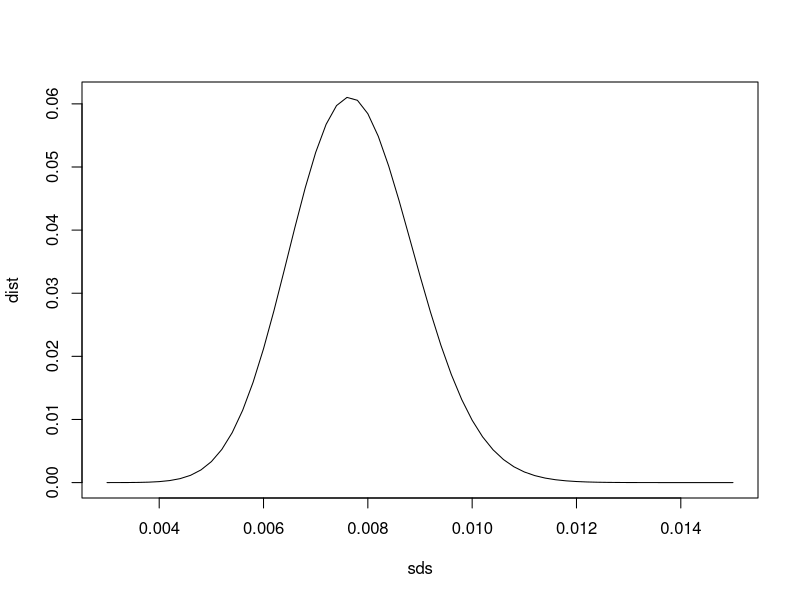
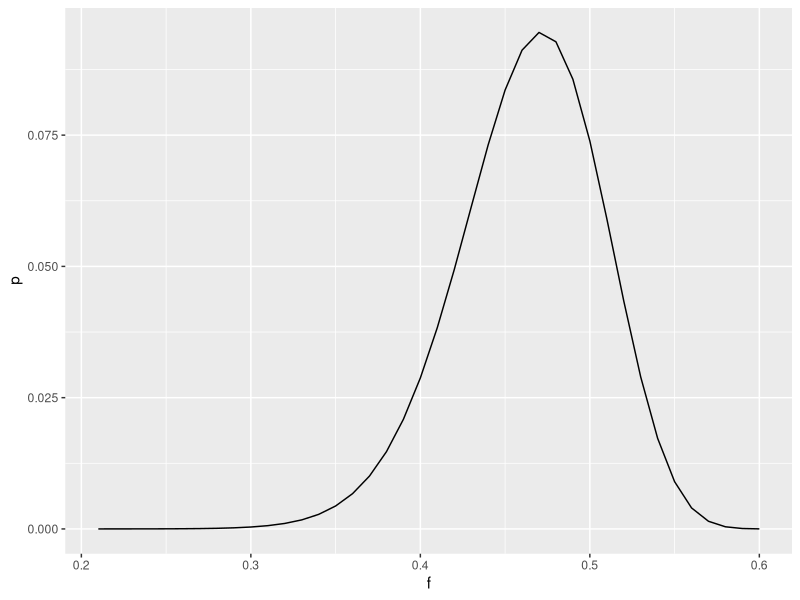

The R source for these figures, in order:
## ---- chunk 1
library(tidyverse)
## ---- chunk 2
sqrt((.5^2 + .4*.6)/500)

## ---- chunk 3
se <- sqrt((.7*.3 + .4*.6)/20)
1-pnorm(0, mean = 0.1, sd = se)
## ---- chunk 4
p1 <- 0.3
p2 <- 0.4

trials <- 100000
shooter1 <- rbinom(trials,20,p1)
shooter2 <- rbinom(trials,20,p2)
mean(shooter2 > shooter1)
 
## ---- chunk 5
n <-4*(0.3*0.7+0.4*0.6)/(.1^2)

## ---- chunk 6
p1 <- 0.3
p2 <- 0.4
n <- 180

trials <- 100000
shooter1 <- rbinom(trials,n,p1)
shooter2 <- rbinom(trials,n,p2)
mean(shooter2 > shooter1)
 
## ---- chunk 7
girls <- as.numeric(readr::read_lines('girls.dat', skip=1))
sample_sd<-sd(girls)
sample_sd
## ---- chunk 8
p_est <- mean(girls)
n_births <- 3900
expected_sd <- sqrt(p_est*(1-p_est)/n_births)
expected_sd 
## ---- chunk 9
ratio <- sample_sd^2*23/expected_sd^2
ratio
## ---- chunk 10
sds <- seq(.003,.015, .0002)
ratios <- sds^2*23/expected_sd^2
dist<- dchisq(ratios,23)
plot(sds,dist, type='l')
## ---- chunk 11
pchisq(ratio,23)
## ---- chunk 12
p_hat <- 2/(50+4)
se <- sqrt(p_hat*(1-p_hat)/54)
c(p_hat-2*se,p_hat+2*se)

## ---- chunk 13
se = sqrt(1/4*3/4/((1-.467)*100))
qnorm(c(.025,.975),.467,sd = se)
## ---- chunk 14
60-qbinom(c(.975,.025),100*(1-.467),.25) 
## ---- chunk 15
qbinom(c(0.025,.975),500,.25)
qnorm(c(0.25,0.975),500*.25,sqrt(.25*.75*500))
## ---- chunk 16


possibles <- tibble(f = 0:60/100,
                      p = dbinom(x= 60-f*100,size=(1-f)*100,p=1/4)) |>
                 mutate(p = p/sum(p))

ggplot(possibles |> filter(f>.2), aes(x=f,y=p)) + geom_line()
 
## ---- chunk 17
possibles |> summarize(sum(f*p))
## ---- chunk 18
possibles <- possibles |> mutate( cdf = cumsum(p))
approx(possibles$cdf, possibles$f, c(0.025,0.5,.975))$y
